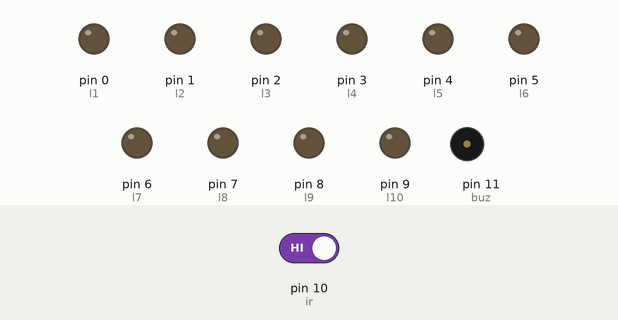
Recording of a sketch running on a simulated Arduino Uno, built with avr-gcc and run on an emulated ATmega328P. Parts: output pins drawn as LEDs (lit = HIGH), buzzer (waves = sounding, pin HIGH). The inputs (shaded band) are chosen by the test bench; at power-on: pin 10 (ir) HIGH.

Above: at 1.2 s.
1.3 s: pin 10 (ir) driven LOW
At 2.1 s:
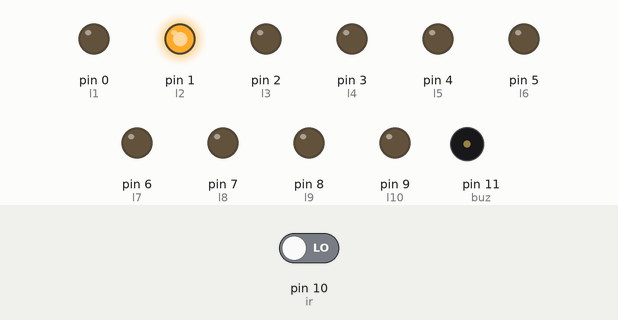
At 3.1 s:
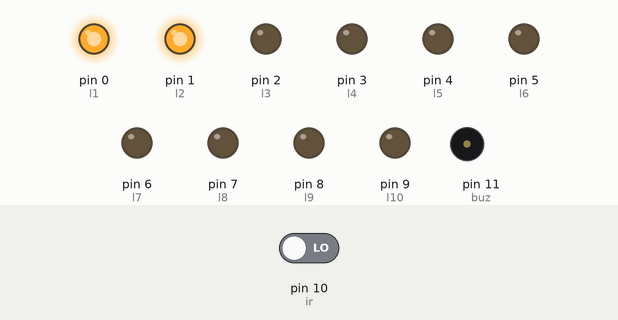
Timing chart, 0 to 18.8 s (numbered marks = the images above; inputs shaded):
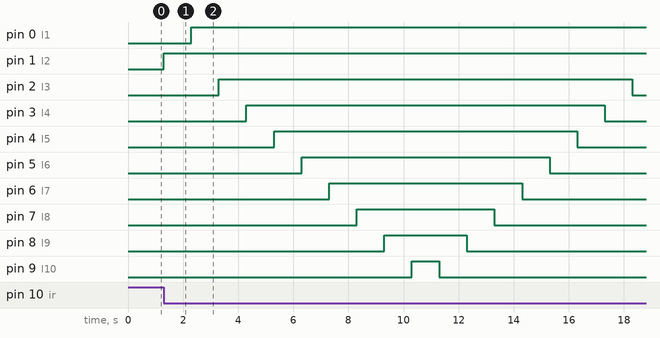

The sketch:

handwash_timer.ino
```cpp
int ir=10;
int l1=0;
int l2=1;
int l3=2;
int l4=3;
int l5=4;
int l6=5;
int l7=6;
int l8=7;
int l9=8;
int l10=9;
int buz=11;

void setup()
{
  pinMode(ir, INPUT);
  pinMode(l1, OUTPUT);
  pinMode(l2, OUTPUT);
  pinMode(l3, OUTPUT);
  pinMode(l4, OUTPUT);
  pinMode(l5, OUTPUT);
  pinMode(l6, OUTPUT);
  pinMode(l7, OUTPUT);
  pinMode(l8, OUTPUT);
  pinMode(l9, OUTPUT);
  pinMode(l10, OUTPUT);
  pinMode(buz, OUTPUT);
}

void loop()
{
  if(digitalRead(ir)==LOW)
  {
    digitalWrite(l2, HIGH);
    delay(1000);
    digitalWrite(l1, HIGH);
    delay(1000);
    digitalWrite(l3, HIGH);
    delay(1000);
    digitalWrite(l4, HIGH);
    delay(1000);
    digitalWrite(l5, HIGH);
    delay(1000);
    digitalWrite(l6, HIGH);
    delay(1000);
    digitalWrite(l7, HIGH);
    delay(1000);
    digitalWrite(l8, HIGH);
    delay(1000);
    digitalWrite(l9, HIGH);
    delay(1000);
    digitalWrite(l10, HIGH);
    delay(1000);
    digitalWrite(l10, LOW);
    delay(1000);
    digitalWrite(l9, LOW);
    delay(1000);
    digitalWrite(l8, LOW);
    delay(1000);
    digitalWrite(l7, LOW);
    delay(1000);
    digitalWrite(l6, LOW);
    delay(1000);
    digitalWrite(l5, LOW);
    delay(1000);
    digitalWrite(l4, LOW);
    delay(1000);
    digitalWrite(l3, LOW);
    delay(1000);
    digitalWrite(l1, LOW);
    delay(1000);
    digitalWrite(l2, LOW);
    delay(1000);
  }
}
```

Measured:
- after the input at 1.3 s, pin 0 (l1): LOW → HIGH after 1.0 s; pin 1 (l2): LOW → HIGH at once; pin 2 (l3): LOW → HIGH after 2.0 s, → LOW 15.0 s later; pin 3 (l4): LOW → HIGH after 3.0 s, → LOW 13.0 s later; pin 4 (l5): LOW → HIGH after 4.0 s, → LOW 11.0 s later
